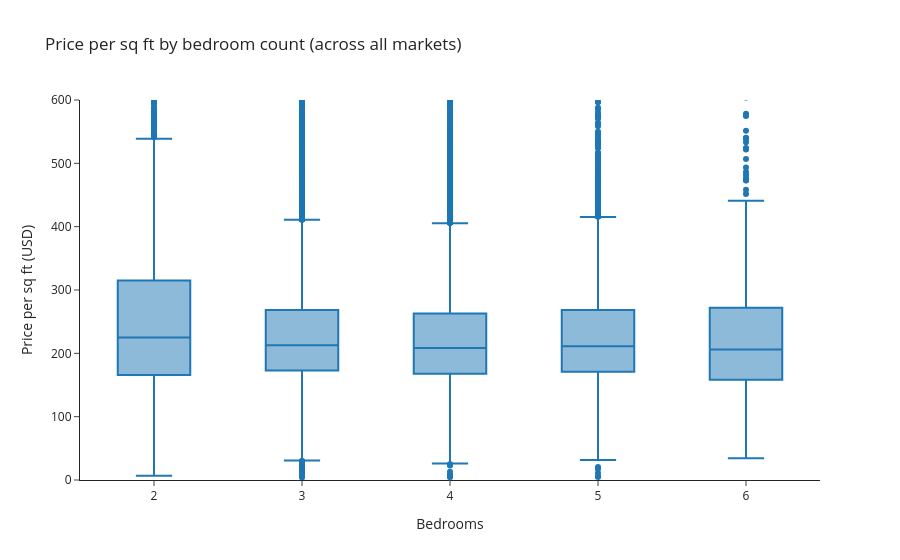

The notebook cell saved with this chart:
### Markdown cell above
Price-per-square-foot by bedroom count, pooled across markets.

### Code cell
fig = px.box(
    df[df["beds"].between(2, 6)],
    x="beds",
    y="price_per_sqft",
    title="Price per sq ft by bedroom count (across all markets)",
    labels={"beds": "Bedrooms", "price_per_sqft": "Price per sq ft (USD)"},
)
fig.update_yaxes(range=[0, 600])
fig.show()

### Figure 1 — Plotly figure (JSON) as saved in the notebook; plotly's stock layout.template omitted (floating-point values rounded to 4 significant figures; data arrays with more than 128 entries replaced by an {"elided": "..."} marker saying what was removed)
{"data": [{"alignmentgroup": "True", "hovertemplate": "Bedrooms=%{x}<br>Price per sq ft (USD)=%{y}<extra></extra>", "legendgroup": "", "marker": {"color": "#1F77B4"}, "name": "", "notched": false, "offsetgroup": "", "orientation": "v", "showlegend": false, "type": "box", "x": {"elided": "34986 int values"}, "x0": " ", "xaxis": "x", "y": {"elided": "34986 float values"}, "y0": " ", "yaxis": "y"}], "layout": {"boxmode": "group", "legend": {"tracegroupgap": 0}, "title": {"text": "Price per sq ft by bedroom count (across all markets)"}, "xaxis": {"anchor": "y", "domain": [0, 1], "title": {"text": "Bedrooms"}}, "yaxis": {"anchor": "x", "domain": [0, 1], "range": [0, 600], "title": {"text": "Price per sq ft (USD)"}}}}
